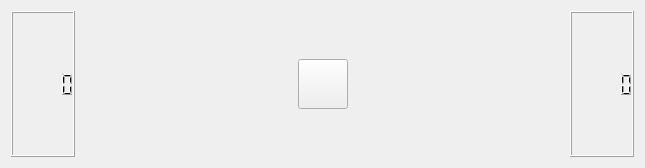
<?xml version="1.0" encoding="UTF-8"?>
<ui version="4.0">
 <class>CTopWidget</class>
 <widget class="QWidget" name="CTopWidget">
  <property name="geometry">
   <rect>
    <x>0</x>
    <y>0</y>
    <width>645</width>
    <height>168</height>
   </rect>
  </property>
  <property name="windowTitle">
   <string>Form</string>
  </property>
  <layout class="QGridLayout" name="gridLayout">
   <item row="0" column="0">
    <layout class="QHBoxLayout" name="horizontalLayout">
     <property name="sizeConstraint">
      <enum>QLayout::SetNoConstraint</enum>
     </property>
     <item>
      <widget class="QLCDNumber" name="lcdTime"/>
     </item>
     <item>
      <spacer name="horizontalSpacer">
       <property name="orientation">
        <enum>Qt::Horizontal</enum>
       </property>
       <property name="sizeHint" stdset="0">
        <size>
         <width>40</width>
         <height>20</height>
        </size>
       </property>
      </spacer>
     </item>
     <item>
      <widget class="QPushButton" name="pushButton">
       <property name="minimumSize">
        <size>
         <width>50</width>
         <height>50</height>
        </size>
       </property>
       <property name="text">
        <string/>
       </property>
      </widget>
     </item>
     <item>
      <spacer name="horizontalSpacer_2">
       <property name="orientation">
        <enum>Qt::Horizontal</enum>
       </property>
       <property name="sizeHint" stdset="0">
        <size>
         <width>40</width>
         <height>20</height>
        </size>
       </property>
      </spacer>
     </item>
     <item>
      <widget class="QLCDNumber" name="lcdSheep"/>
     </item>
    </layout>
   </item>
  </layout>
 </widget>
 <resources/>
 <connections/>
</ui>
